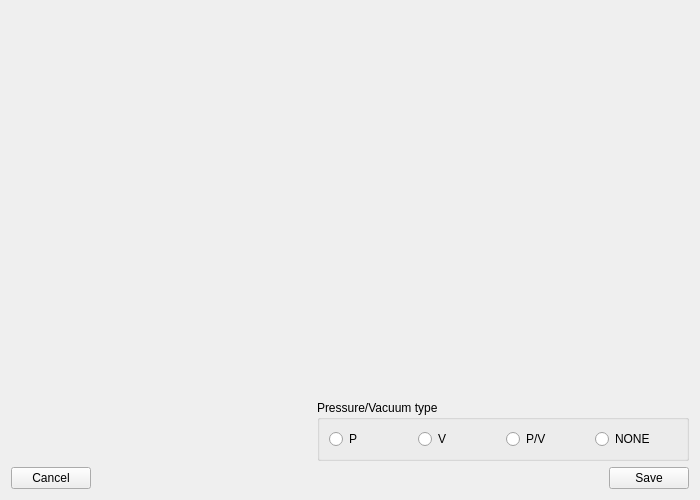
<?xml version="1.0" encoding="UTF-8"?>
<ui version="4.0">
 <class>Programs::CModifyProgramStepDlg</class>
 <widget class="QWidget" name="Programs::CModifyProgramStepDlg">
  <property name="geometry">
   <rect>
    <x>0</x>
    <y>0</y>
    <width>700</width>
    <height>500</height>
   </rect>
  </property>
  <property name="minimumSize">
   <size>
    <width>700</width>
    <height>500</height>
   </size>
  </property>
  <property name="focusPolicy">
   <enum>Qt::NoFocus</enum>
  </property>
  <layout class="QGridLayout" name="gridLayout">
   <item row="0" column="0">
    <layout class="QVBoxLayout" name="verticalLayout_2">
     <item>
      <layout class="QHBoxLayout" name="horizontalLayout_3">
       <item>
        <widget class="MainMenu::CScrollTable" name="scrollTable" native="true">
         <property name="minimumSize">
          <size>
           <width>300</width>
           <height>404</height>
          </size>
         </property>
        </widget>
       </item>
       <item>
        <layout class="QVBoxLayout" name="verticalLayout">
         <item>
          <layout class="QHBoxLayout" name="horizontalLayout_2">
           <item>
            <widget class="MainMenu::CWheelPanel" name="scrollPanelWidgetTime" native="true">
             <property name="minimumSize">
              <size>
               <width>185</width>
               <height>264</height>
              </size>
             </property>
             <widget class="QStackedWidget" name="stackedWidget">
              <property name="geometry">
               <rect>
                <x>110</x>
                <y>250</y>
                <width>120</width>
                <height>80</height>
               </rect>
              </property>
              <widget class="QWidget" name="page"/>
              <widget class="QWidget" name="page_2"/>
             </widget>
            </widget>
           </item>
           <item>
            <spacer name="horizontalSpacer">
             <property name="orientation">
              <enum>Qt::Horizontal</enum>
             </property>
             <property name="sizeHint" stdset="0">
              <size>
               <width>40</width>
               <height>20</height>
              </size>
             </property>
            </spacer>
           </item>
           <item>
            <widget class="MainMenu::CWheelPanel" name="scrollPanelWidgetTemperature" native="true">
             <property name="minimumSize">
              <size>
               <width>98</width>
               <height>264</height>
              </size>
             </property>
            </widget>
           </item>
          </layout>
         </item>
         <item>
          <spacer name="verticalSpacer_3">
           <property name="orientation">
            <enum>Qt::Vertical</enum>
           </property>
           <property name="sizeHint" stdset="0">
            <size>
             <width>20</width>
             <height>40</height>
            </size>
           </property>
          </spacer>
         </item>
         <item>
          <widget class="QGroupBox" name="groupBox">
           <property name="title">
            <string>Pressure/Vacuum type</string>
           </property>
           <layout class="QGridLayout" name="gridLayout_3">
            <item row="0" column="0">
             <widget class="QRadioButton" name="radioButton_0">
              <property name="text">
               <string>P</string>
              </property>
             </widget>
            </item>
            <item row="0" column="3">
             <widget class="QRadioButton" name="radioButton_75">
              <property name="text">
               <string>NONE</string>
              </property>
             </widget>
            </item>
            <item row="0" column="2">
             <widget class="QRadioButton" name="radioButton_50">
              <property name="text">
               <string>P/V</string>
              </property>
             </widget>
            </item>
            <item row="0" column="1">
             <widget class="QRadioButton" name="radioButton_25">
              <property name="text">
               <string>V</string>
              </property>
             </widget>
            </item>
           </layout>
          </widget>
         </item>
        </layout>
       </item>
      </layout>
     </item>
     <item>
      <layout class="QHBoxLayout" name="horizontalLayout">
       <item>
        <widget class="QPushButton" name="btnCancel">
         <property name="focusPolicy">
          <enum>Qt::NoFocus</enum>
         </property>
         <property name="text">
          <string>Cancel</string>
         </property>
        </widget>
       </item>
       <item>
        <spacer name="horizontalSpacer_3">
         <property name="orientation">
          <enum>Qt::Horizontal</enum>
         </property>
         <property name="sizeHint" stdset="0">
          <size>
           <width>40</width>
           <height>20</height>
          </size>
         </property>
        </spacer>
       </item>
       <item>
        <widget class="QPushButton" name="btnOk">
         <property name="focusPolicy">
          <enum>Qt::NoFocus</enum>
         </property>
         <property name="text">
          <string>Save</string>
         </property>
        </widget>
       </item>
      </layout>
     </item>
    </layout>
   </item>
  </layout>
 </widget>
 <customwidgets>
  <customwidget>
   <class>MainMenu::CScrollTable</class>
   <extends>QWidget</extends>
   <header>MainMenu/Include/ScrollTable.h</header>
   <container>1</container>
  </customwidget>
  <customwidget>
   <class>MainMenu::CWheelPanel</class>
   <extends>QWidget</extends>
   <header>MainMenu/Include/WheelPanel.h</header>
   <container>1</container>
  </customwidget>
 </customwidgets>
 <resources/>
 <connections/>
</ui>
